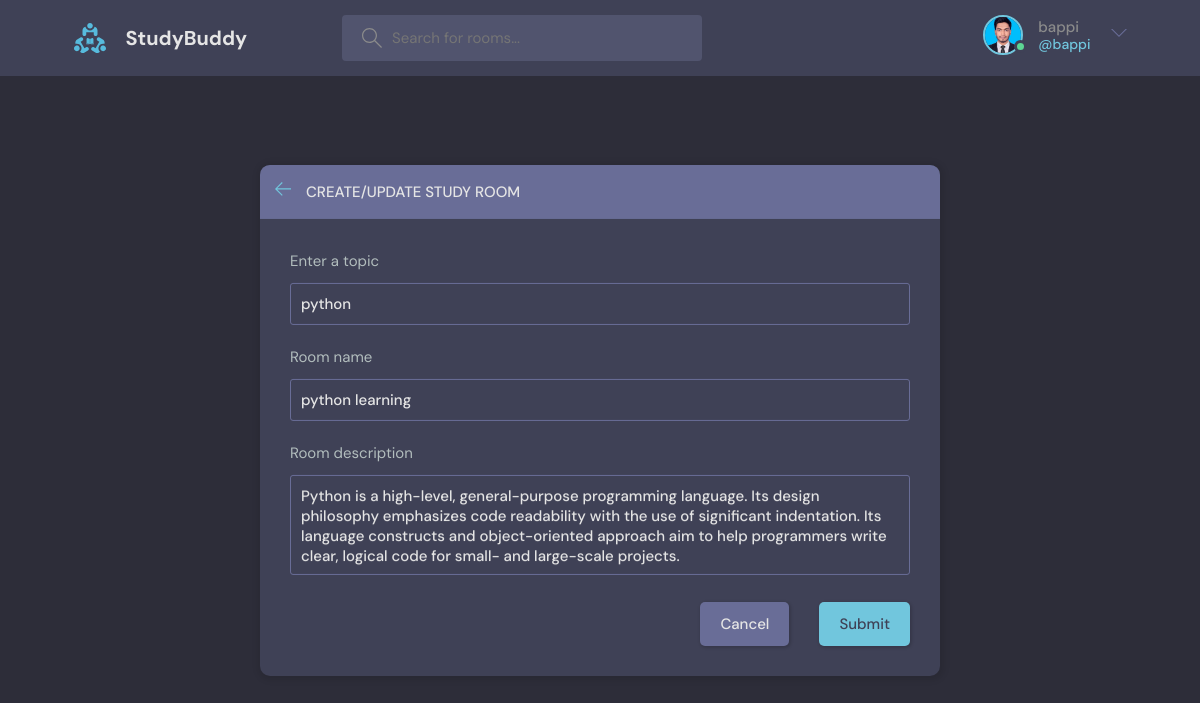
Page /update_room/1 (signed in) on the earlier database version.
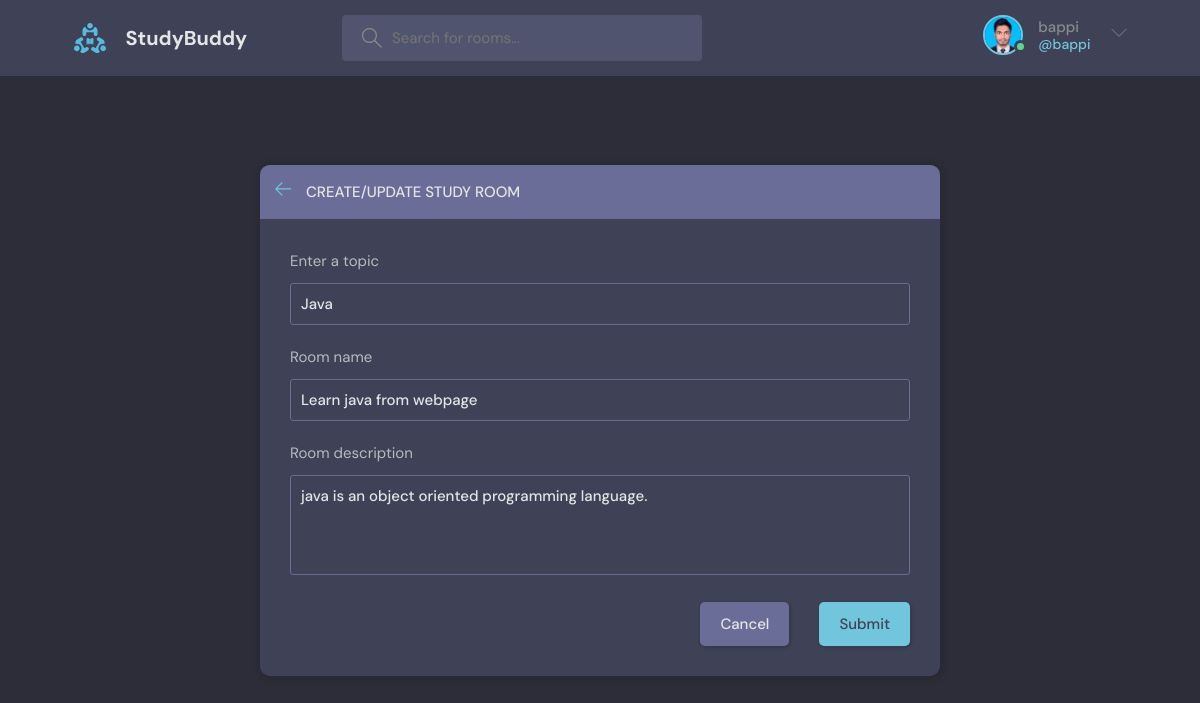
Same page on the later database version.
### base/models.py (models this page shows, shortened)
class User(AbstractUser):
    name = models.CharField(max_length=200, null = True)
    email = models.EmailField(unique=True, null = True)
    bio = models.TextField(null=True)
    avatar = models.ImageField(null= True, default='avatar.svg')
    USERNAME_FIELD = 'email'
    REQUIRED_FIELDS = ['username']

class Rooms(models.Model):
    host = models.ForeignKey(User, on_delete=models.SET_NULL, null=True)
    topic = models.ForeignKey(Topic, on_delete=models.SET_NULL, null=True)
    name = models.CharField(max_length=200)
    description = models.TextField(null=True, blank=True)
    participants = models.ManyToManyField(User, related_name='participants', blank=True)
    updated = models.DateTimeField(auto_now=True)
    created = models.DateTimeField(auto_now_add=True)
    class Meta:
        ordering = ['-updated','-created']

class Topic(models.Model):
    name = models.CharField(max_length=200)

### base/views.py (the view, shortened to what this page needs)
# urls.py: path('update_room/<str:pk>', views.update_room, name='update_room'),
@login_required(login_url='login')
def update_room(request,pk):
    room = Rooms.objects.get(id=pk)
    form = UserRoom(instance=room)
    topics = Topic.objects.all()
    if request.user != room.host:
        return HttpResponse('You are no allowed here.')
    context = {'form':form, 'topics':topics,'room':room}
    return render(request, 'base/room_form.html', context)

### base/forms.py
class UserRoom(ModelForm):
    class Meta:
        model = Rooms
        fields = '__all__'
        exclude = {'host','participants'}

### base/templates/base/room_form.html (shortened to what this page needs)
{% extends 'main.html' %}
{% block content %}
  <main class="create-room layout">
    <div class="container">
      <div class="layout__box">
        <div class="layout__boxHeader">
          <div class="layout__boxTitle">
            <a href="{% url 'home' %}">
              <svg version="1.1" xmlns="http://www.w3.org/2000/svg" width="32" height="32" viewBox="0 0 32 32">
                <title>arrow-left</title>
                <path
                  d="M13.723 2.286l-13.723 13.714 13.719 13.714 1.616-1.611-10.96-10.96h27.625v-2.286h-27.625l10.965-10.965-1.616-1.607z">
                </path>
              </svg>
            </a>
            <h3>Create/Update Study Room</h3>
          </div>
        </div>
        <div class="layout__body">
          <form class="form" action="" method="POST">
            <div class="form__group">
              <label for="room_topic">Enter a topic</label>
              <input type="text" name="topic" value="{{ room.topic.name }}" list="topic-list" required/>
            </div>
            <div class="form__group">
              <label for="room_name">Room name</label>
              {{ form.name }}
            </div>
            <div class="form__group">
              <label for="room_description">Room description</label>
              {{ form.description }}
            </div>
            <div class="form__action">
              <a class="btn btn--dark" href="index.html">Cancel</a>
              <button class="btn btn--main" type="submit">Submit</button>
            </div>
          </form>
        </div>
      </div>
    </div>
  </main>
{% endblock %}

### templates/navbar.html (shortened to what this page needs)
{% load static %}
<header class="header header--loggedIn">
    <div class="container">
      <a href="{% url 'home' %}" class="header__logo">
        <img src="{% static 'images/logo.svg' %}" />
        <h1>StudyBuddy</h1>
      </a>
      <form class="header__search" method="GET" action="{% url 'home' %}" >
        <label>
          <input type="text" name="q" placeholder="Search for rooms..." />
        </label>
      </form>
      <nav class="header__menu">
        {% if request.user.is_authenticated %}
        <div class="header__user">
          <a href="{% url 'update_user' %}">
            <div class="avatar avatar--medium active">
              <img src="{{ request.user.avatar.url }}" />
            </div>
            <p> {{request.user.username}} <span>@{{request.user.username}}</span></p>
          </a>
          <button class="dropdown-button">
            <svg version="1.1" xmlns="http://www.w3.org/2000/svg" width="32" height="32" viewBox="0 0 32 32">
              <title>chevron-down</title>
              <path d="M16 21l-13-13h-3l16 16 16-16h-3l-13 13z"></path>
            </svg>
          </button>
        </div>
        {% else %}
        <a href="{% url 'login' %}">
          <img src="{% static 'images/avatar.svg' %}" />
          <p>Login</p>
        </a>
        {% endif %}
      </nav>
    </div>
  </header>

Differences in the rows shown:
changed User "bappi": user.avatar: a different picture
changed Rooms: topic "python" → "Java"; name "python learning" → "Learn java from webpage"; description "Python is a high-level, general-purpose programming language. Its design philosophy emphasizes code readability with the use of significant indentation. Its language constructs and object-oriented approach aim to help programmers write clear, logical code for small- and large-scale projects." → "java is an object oriented programming language."
